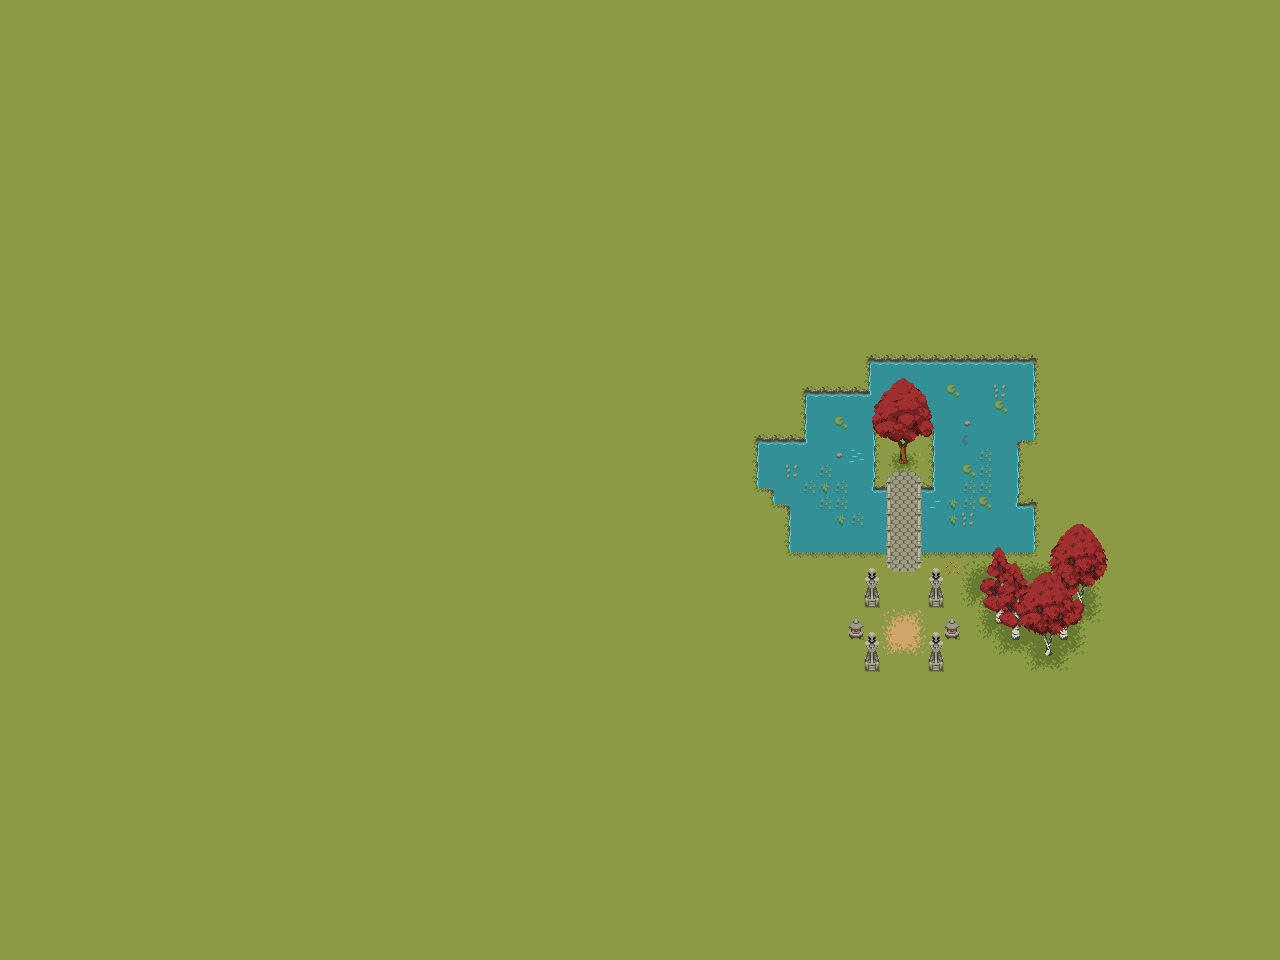

This is a level from a 2D game, rendered from its Tiled map with the project's own tilesets. A one-line summary and the map file follow, with tile-layer data summarised:
An orthogonal 80x60 tile map with 16x16 px tiles, 20 tile layers (Solid_Under, Ground, NotUsed, Water2, ...), 13 tilesets.

<map version="1.9" tiledversion="1.9.2" orientation="orthogonal" renderorder="right-down" width="80" height="60" tilewidth="16" tileheight="16" infinite="0" nextlayerid="24" nextobjectid="1">
 <tileset firstgid="1" source="tilesets/General/Cliff.tsx" />
 <tileset firstgid="113" source="tilesets/General/Environment.tsx" />
 <tileset firstgid="149" source="tilesets/General/Ground misc.tsx" />
 <tileset firstgid="589" source="tilesets/General/Ground.tsx" />
 <tileset firstgid="919" source="tilesets/General/Rocks.tsx" />
 <tileset firstgid="934" source="tilesets/General/Stairs and Entrance.tsx" />
 <tileset firstgid="976" source="tilesets/General/Stone Path.tsx" />
 <tileset firstgid="985" source="tilesets/General/Trees.tsx" />
 <tileset firstgid="1531" source="tilesets/General/Water Flora.tsx" />
 <tileset firstgid="1535" source="tilesets/General/Water.tsx" />
 <tileset firstgid="1645" source="tilesets/General/Animated/Tileset/WaterAnim.tsx" />
 <tileset firstgid="2525" source="tilesets/General/Animated/Ambience/Water Ambience.tsx" />
 <tileset firstgid="2565" source="tilesets/General/Animated/Ambience/Animated Grass.tsx" />
 <layer id="11" name="Solid_Under" width="80" height="60">
  <data>[4800 cells, 80 non-empty, 1 distinct tile ids]</data>
 </layer>
 <layer id="1" name="Ground" width="80" height="60">
  <data>[4800 cells, 4800 non-empty, 32 distinct tile ids]</data>
 </layer>
 <layer id="12" name="NotUsed" width="80" height="60">
  <data>[4800 cells, 0 non-empty, 0 distinct tile ids]</data>
 </layer>
 <layer id="13" name="Water2" width="80" height="60">
  <data>[4800 cells, 77 non-empty, 16 distinct tile ids]</data>
 </layer>
 <layer id="14" name="Water3" width="80" height="60">
  <data>[4800 cells, 76 non-empty, 16 distinct tile ids]</data>
 </layer>
 <layer id="15" name="Water4" width="80" height="60">
  <data>[4800 cells, 76 non-empty, 16 distinct tile ids]</data>
 </layer>
 <layer id="16" name="Water5" width="80" height="60">
  <data>[4800 cells, 76 non-empty, 16 distinct tile ids]</data>
 </layer>
 <layer id="17" name="Water6" width="80" height="60">
  <data>[4800 cells, 76 non-empty, 16 distinct tile ids]</data>
 </layer>
 <layer id="18" name="Water7" width="80" height="60">
  <data>[4800 cells, 75 non-empty, 16 distinct tile ids]</data>
 </layer>
 <layer id="19" name="Water8" width="80" height="60">
  <data>[4800 cells, 75 non-empty, 16 distinct tile ids]</data>
 </layer>
 <layer id="2" name="Top_Ground" width="80" height="60">
  <data>[4800 cells, 71 non-empty, 21 distinct tile ids]</data>
 </layer>
 <layer id="3" name="Shadow" width="80" height="60">
  <data>[4800 cells, 0 non-empty, 0 distinct tile ids]</data>
 </layer>
 <layer id="4" name="Decoration" width="80" height="60">
  <data>[4800 cells, 30 non-empty, 10 distinct tile ids]</data>
 </layer>
 <layer id="5" name="Top_Decoration" width="80" height="60">
  <data>[4800 cells, 0 non-empty, 0 distinct tile ids]</data>
 </layer>
 <layer id="6" name="Solid" width="80" height="60">
  <data>[4800 cells, 8 non-empty, 4 distinct tile ids]</data>
 </layer>
 <layer id="22" name="Solid_over_Player" width="80" height="60">
  <data>[4800 cells, 0 non-empty, 0 distinct tile ids]</data>
 </layer>
 <layer id="7" name="Top_Solid" width="80" height="60">
  <data>[4800 cells, 56 non-empty, 55 distinct tile ids]</data>
 </layer>
 <layer id="8" name="Interactable" width="80" height="60">
  <data>[4800 cells, 4 non-empty, 1 distinct tile ids]</data>
 </layer>
 <layer id="9" name="Top_Interactable" width="80" height="60">
  <data>[4800 cells, 34 non-empty, 16 distinct tile ids]</data>
 </layer>
 <layer id="23" name="TopShit" width="80" height="60">
  <data>[4800 cells, 19 non-empty, 19 distinct tile ids]</data>
 </layer>
</map>
